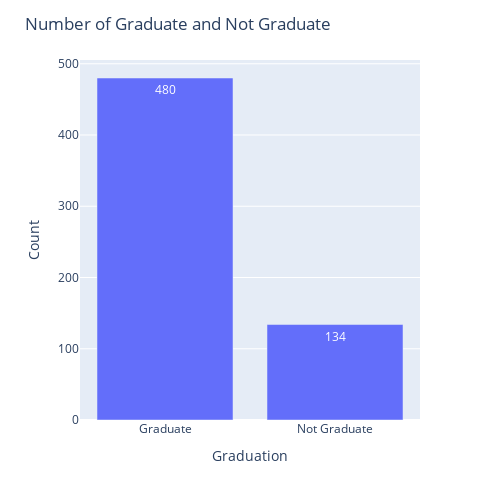

This figure's notebook cell:
### Code cell
fig = px.bar(data_frame=loan_data, x=loan_data['Education'].value_counts().index, y=loan_data['Education'].value_counts().values,text_auto=True)
fig.update_layout(title='Number of Graduate and Not Graduate',xaxis_title='Graduation',yaxis_title='Count',width=500,height=500)
fig.show()

### Figure 1 — Plotly figure (JSON) as saved in the notebook; plotly's stock layout.template omitted (floating-point values rounded to 4 significant figures)
{"data": [{"alignmentgroup": "True", "hovertemplate": "x=%{x}<br>y=%{y}<extra></extra>", "legendgroup": "", "marker": {"color": "#636efa", "pattern": {"shape": ""}}, "name": "", "offsetgroup": "", "orientation": "v", "showlegend": false, "textposition": "auto", "texttemplate": "%{y}", "type": "bar", "x": ["Graduate", "Not Graduate"], "xaxis": "x", "y": [480, 134], "yaxis": "y"}], "layout": {"barmode": "relative", "height": 500, "legend": {"tracegroupgap": 0}, "margin": {"t": 60}, "title": {"text": "Number of Graduate and Not Graduate"}, "width": 500, "xaxis": {"anchor": "y", "domain": [0, 1], "title": {"text": "Graduation"}}, "yaxis": {"anchor": "x", "domain": [0, 1], "title": {"text": "Count"}}}}
